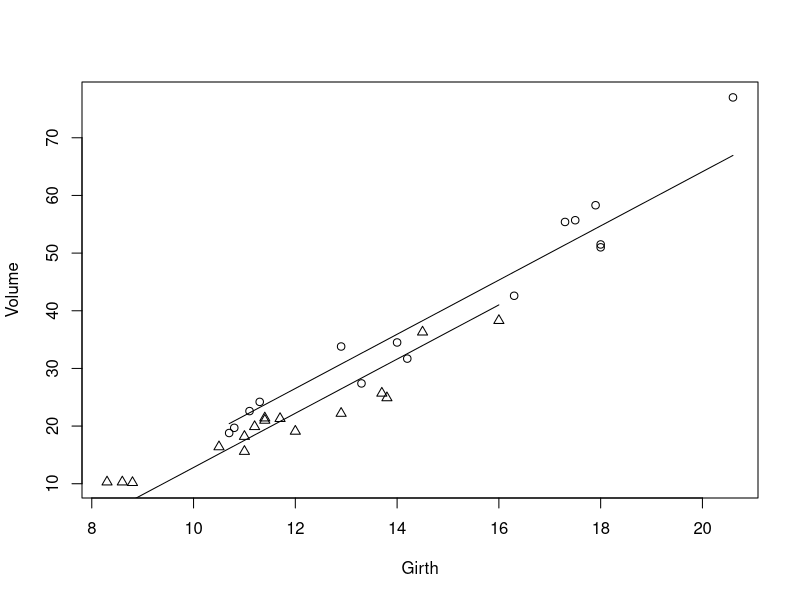
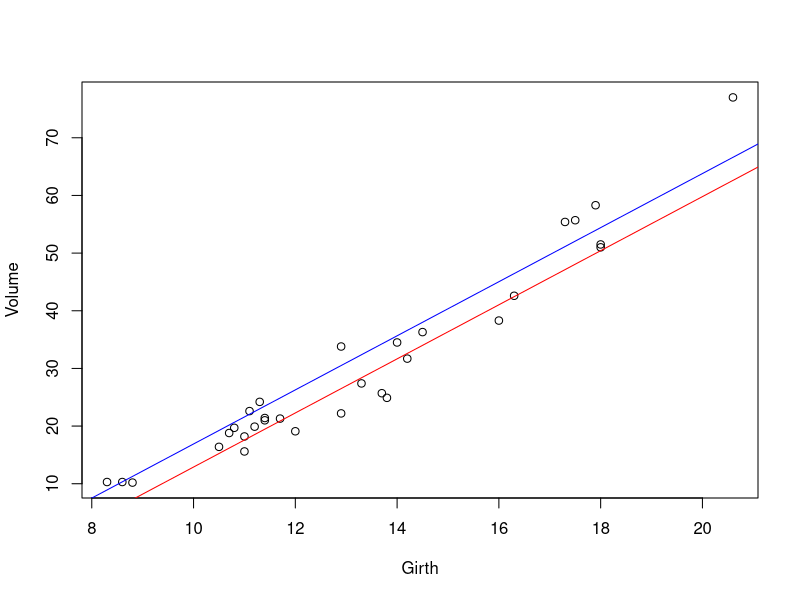
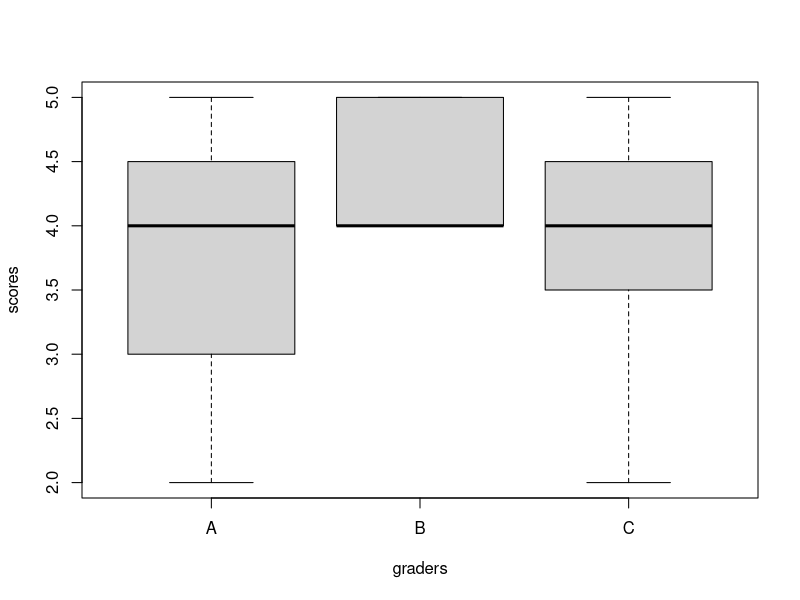

Source code (R) for these figures, in order:
## ---- chunk 1
knitr::opts_chunk$set(echo = TRUE)
## ---- chunk 2
trees$Tall <- cut(trees$Height, breaks = c(-Inf, 76, Inf),
                  labels = c("no", "yes"))
trees$Tall[1:5]
class(trees$Tall)
## ---- chunk 3
treesdummy.lm <- lm(Volume ~ Girth + Tall, data = trees)
summary(treesdummy.lm)
## ---- chunk 4
# # we split the trees data into
# # two pieces, with groups determined by the Tall variable:
 treesTall <- split(trees, trees$Tall)
# # we add the Fitted values to each
# # piece via predict
 treesTall[["yes"]]$Fit <- predict(treesdummy.lm, treesTall[["yes"]])
 treesTall[["no"]]$Fit <- predict(treesdummy.lm, treesTall[["no"]])
# # we set up a plot for the variables Volume versus Girth
# # but we do not
# # plot anything yet (type = n) because we want to use different symbols for the two groups
 plot(Volume ~ Girth, data = trees, type = "n")
# # we add points to the plot for the Tall = yes trees and use an open circle for a plot character
# # (pch = 1), followed by points for the Tall = no trees with a triangle character (pch = 2).
 points(Volume ~ Girth, data = treesTall[["yes"]], pch = 1)
 points(Volume ~ Girth, data = treesTall[["no"]], pch = 2)
# # we add regression lines to the plot, one for each group
 lines(Fit ~ Girth, data = treesTall[["yes"]])
 lines(Fit ~ Girth, data = treesTall[["no"]])

plot(Volume ~ Girth, data = trees)
abline(a = -34, b = 4.69, col="red") # alberi bassi
abline(a = -30, b = 4.69, col="blue") # alberi alti

## ---- chunk 5

treesdummy.lm <- lm(Volume ~ Tall, data = trees)
summary(treesdummy.lm)

head(trees)
tall.trees <- subset(trees, trees$Tall=="yes")
small.trees <- subset(trees, trees$Tall=="no")
t.test(tall.trees$Volume, small.trees$Volume)

## ---- chunk 6
scores.graderA = c(4,3,4,5,2,3,4,5)
scores.graderB = c(4,4,5,5,4,5,4,4)
scores.graderC = c(3,4,2,4,5,5,4,4)
scores <- c(scores.graderA,scores.graderB,scores.graderC)
graders <- c(rep("A",8), rep("B",8), rep("C",8))
scores.graders <- data.frame(graders,scores)
boxplot(scores ~ graders, data=scores.graders)
## ---- chunk 7

mod <- lm(scores ~ graders, data=scores.graders)
summary(mod)

## ---- chunk 8

summary(aov(scores ~ graders, data=scores.graders))
# oppure
anova.prova <- aov(scores ~ graders, data=scores.graders)
summary(anova.prova)
                   

## ---- chunk 9

anova(lm(scores ~ graders, data=scores.graders))

## ---- chunk 10

oneway.test(scores ~ graders, data=scores.graders, var.equal=F) #Test whether two or more samples from normal distributions have the same means. The variances are not necessarily assumed to be equal.

